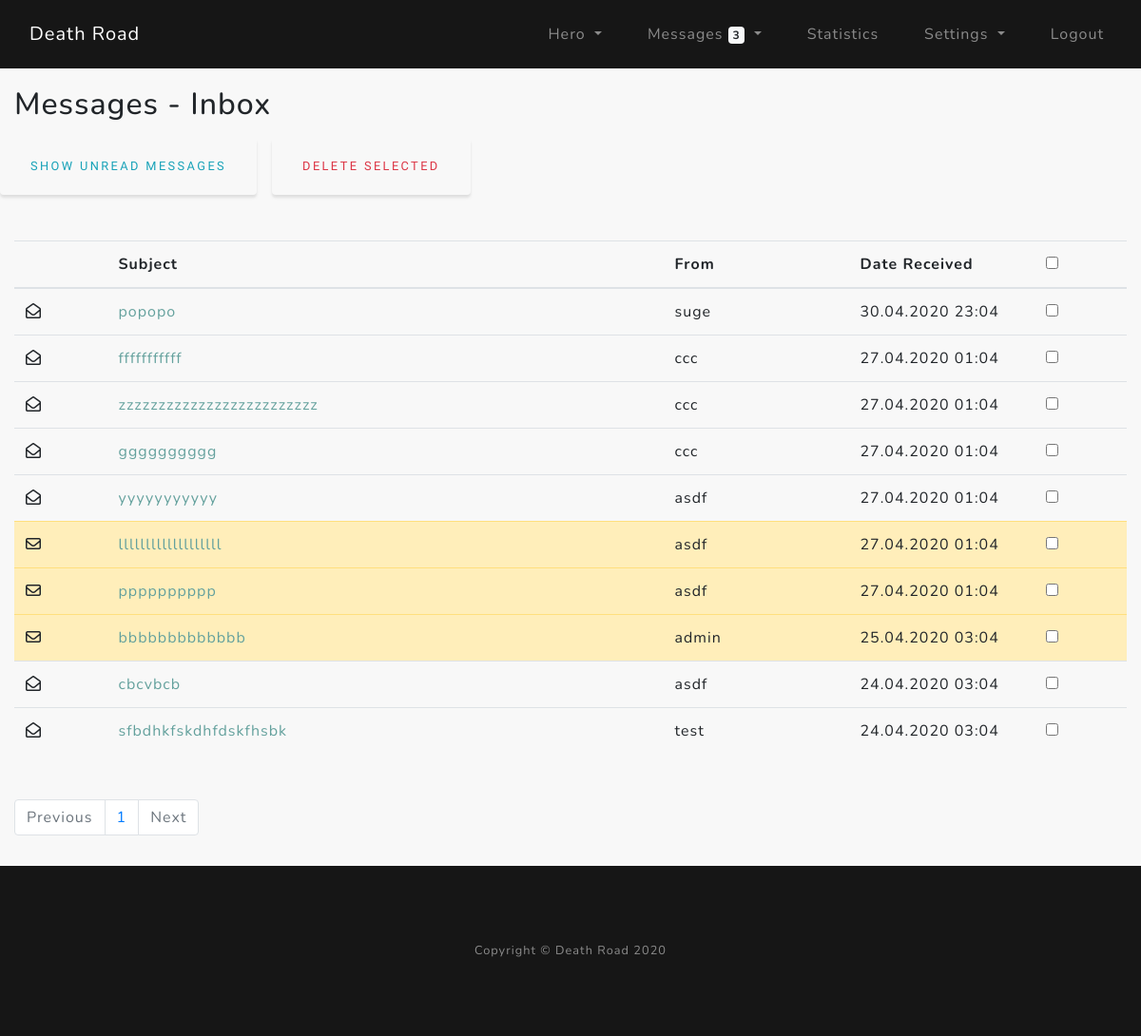
Before: /msg_inbox (signed in) with the older database file.
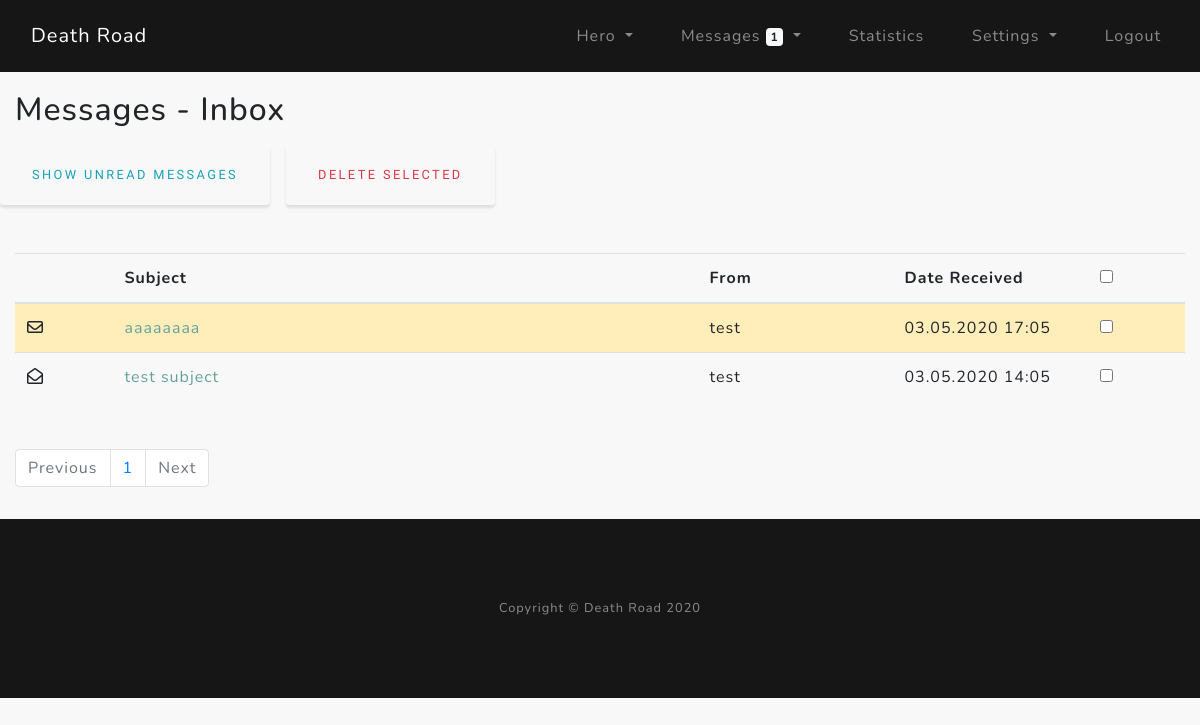
After: the same page with the newer database file.
### core/models.py (models this page shows)
class Messages(db.Model):
    __tablename__ = "messages"
    mid = Column(Integer, primary_key=True)  # message ID
    recipient = Column(String(32))  # recipient - user id from name
    sender = Column(String(32))  # sender - current user id
    subject_msg = Column(String(32))  # subject_msg - msg subject
    body_msg = Column(Text)  # body_msg - message body
    date = Column(DateTime)  # date - date sent
    seen = Column(Boolean)  # seen - message seen
    del_in = Column(Boolean)  # del_in - delete message from inbox
    del_out = Column(Boolean)  # del_out - delete message from outbox

### core/messages/routes.py (the view, shortened to what this page needs)
@msgs.route("/msg_inbox", methods=["POST", "GET"])
@login_required
def msg_inbox():
    page = request.args.get("page", 1, type=int)
    msg_per_page = User.query.get_or_404(current_user.id)
    get_unread_msgs = unread_msgs(current_user.username)
    if request.args and request.args.get("unread") == "true":
        unread_msg_count = Messages.query. \
            filter_by(recipient=current_user.username, del_in=False, seen=False). \
            count()
        msgs_received = Messages.query. \
            order_by(Messages.date.desc()). \
            filter_by(recipient=current_user.username, del_in=False, seen=False). \
            paginate(page=page, per_page=unread_msg_count)
    else:
        msgs_received = Messages.query. \
            order_by(Messages.date.desc()). \
            filter_by(recipient=current_user.username, del_in=False). \
            paginate(page=page, per_page=msg_per_page.msg_per_page)
    next_page_button = url_for("msgs.msg_inbox", page=msgs_received.next_num) if msgs_received.next_num else None
    previous_page_button = url_for("msgs.msg_inbox", page=msgs_received.prev_num) if msgs_received.prev_num else None
    form = MessageMultipleDelete()
    return render_template("msg_inbox.html",
                           msgs_received=msgs_received,
                           next_page_button=next_page_button,
                           previous_page_button=previous_page_button,
                           form=form,
                           get_unread_msgs=get_unread_msgs)

### core/messages/forms.py
class MessageMultipleDelete(FlaskForm):
    multi_del = BooleanField()
    submit_del = SubmitField("Delete Selected")

### core/models.py (called while the page is built)
@login_manager.user_loader
def load_user(user_id):
    return User.query.get(int(user_id))

### core/utils/unread_msgs.py (called while the page is built)
def unread_msgs(current_acc_uname):
    gum = Messages.query.filter_by(recipient=current_acc_uname, del_in=False, seen=False).count()
    return gum

### core/templates/msg_inbox.html (shortened to what this page needs)
{% extends "layout.html" %}
{% block content %}
<section class="msg_inbox-section">
    <div class="container py-3">
        <div class="row">
            <div class="col-lg">
                <h2>Messages - Inbox</h2>
                <form method="post">
                    <div class="row mt-3">
                        {% if request.args.get("unread") %}
                            <a href="{{ url_for('msgs.msg_inbox') }}" class="btn btn-outline-info mr-3">Show All Messages</a>
                        {% else %}
                            <a href="?unread=true" class="btn btn-outline-info mr-3">Show Unread Messages</a>
                        {% endif %}
                        {{ form.submit_del(class="btn btn-outline-danger") }}
                    </div>
                    <table class="table table-hover my-5">
                        <thead>
                            <tr>
                                <th scope="col" class="col-md-1"></th>
                                <th scope="col" class="col-md-6">Subject</th>
                                <th scope="col" class="col-md-2">From</th>
                                <th scope="col" class="col-md-2">Date Received</th>
                                <th scope="col" class="col-md-1"><input type="checkbox" name="select_all" onclick="toggle(this)"></th>
                            </tr>
                        </thead>
                        <tbody>
                            {% for msgs_r in msgs_received.items %}
                            <tr {% if msgs_r.seen == 0 %} class="table-warning" {% endif %}>
                                <td>{% if msgs_r.seen == 0 %} <i class="far fa-envelope"></i> {% else %} <i class="far fa-envelope-open"></i> {% endif %}</td>
                                <td><a href="{{ url_for('msgs.msg_read', mid=msgs_r.mid) }}">{{ msgs_r.subject_msg }}</a></td>
                                <td>{{ msgs_r.sender }}</td>
                                <td>{{ msgs_r.date.strftime("%d.%m.%Y %H:%m") }}</td>
                                <td>{{ form.multi_del(value=msgs_r.mid) }}</td>
                            </tr>
                            {% endfor %}
                        </tbody>
                    </table>
                </form>
                <nav aria-label="pagination">
                    <ul class="pagination">
                        {% if msgs_received.prev_num != None %}
                            <li class="page-item"><a class="page-link"  href="{{ previous_page_button }}">Previous</a></li>
                        {% else %}
                            <li class="page-item disabled"><a class="page-link">Previous</a></li>
                        {% endif %}
                        {% for page_num in msgs_received.iter_pages(left_edge=1, right_edge=1, left_current=1, right_current=2) %}
                            {% if page_num %}
                                {% if msgs_received.page == page_num %}
                                    <li class="page-item"><a class="page-link"  href="{{ url_for('msgs.msg_inbox', page=page_num) }}">{{ page_num }}</a></li>
                                {% else %}
                                    <li class="page-item"><a class="page-link"  href="{{ url_for('msgs.msg_inbox', page=page_num) }}">{{ page_num }}</a></li>
                                {% endif %}
                            {% else %}
                                <span class="m-2"></span>
                            {% endif %}
                        {% endfor %}
                        {% if msgs_received.next_num != None %}
                            <li class="page-item"><a class="page-link"  href="{{ next_page_button }}">Next</a></li>
                        {% else %}
                            <li class="page-item disabled"><a class="page-link">Next</a></li>
                        {% endif %}
                    </ul>
                </nav>
            </div>
        </div>
    </div>
</section>
{% endblock %}

Changed rows visible on the page:
removed Messages: seen True (drawn), subject_msg "popopo", sender "suge", date "30.04.2020 23:04"
removed Messages: seen True (drawn), subject_msg "fffffffffff", sender "ccc", date "27.04.2020 01:04"
removed Messages: seen True (drawn), subject_msg "zzzzzzzzzzzzzzzzzzzzzzzzz", sender "ccc", date "27.04.2020 01:04"
removed Messages: seen True (drawn), subject_msg "gggggggggg", sender "ccc", date "27.04.2020 01:04"
removed Messages: seen True (drawn), subject_msg "yyyyyyyyyyy", sender "asdf", date "27.04.2020 01:04"
removed Messages: seen False (drawn), subject_msg "lllllllllllllllllll", sender "asdf", date "27.04.2020 01:04"
removed Messages: seen False (drawn), subject_msg "pppppppppp", sender "asdf", date "27.04.2020 01:04"
removed Messages: seen False (drawn), subject_msg "bbbbbbbbbbbbb", sender "admin", date "25.04.2020 03:04"
no longer on this page (row edited): Messages: seen True (drawn), subject_msg "cbcvbcb", sender "asdf", date "24.04.2020 03:04"
changed Messages: seen True → False (drawn); subject_msg "sfbdhkfskdhfdskfhsbk" → "aaaaaaaa"; date "24.04.2020 03:04" → "03.05.2020 17:05"
now on this page (row edited): Messages: seen True (drawn), subject_msg "test subject", sender "test", date "03.05.2020 14:05"
Other visible differences:
{{ get_unread_msgs }}: "3" → "1"
